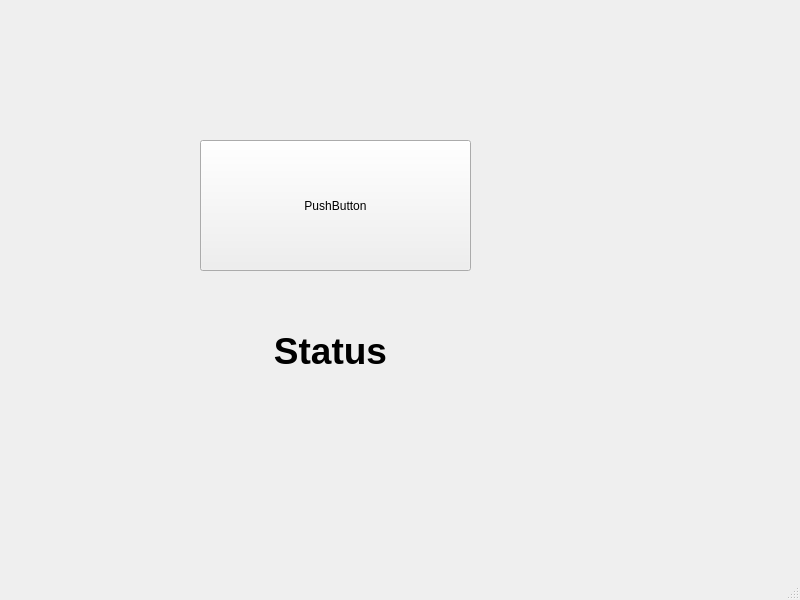
<?xml version="1.0" encoding="UTF-8"?>
<ui version="4.0">
 <class>MainWindow</class>
 <widget class="QMainWindow" name="MainWindow">
  <property name="geometry">
   <rect>
    <x>0</x>
    <y>0</y>
    <width>800</width>
    <height>600</height>
   </rect>
  </property>
  <property name="windowTitle">
   <string>MainWindow</string>
  </property>
  <widget class="QWidget" name="centralwidget">
   <widget class="QPushButton" name="pushButton">
    <property name="geometry">
     <rect>
      <x>200</x>
      <y>140</y>
      <width>271</width>
      <height>131</height>
     </rect>
    </property>
    <property name="text">
     <string>PushButton</string>
    </property>
   </widget>
   <widget class="QLabel" name="label">
    <property name="geometry">
     <rect>
      <x>200</x>
      <y>320</y>
      <width>261</width>
      <height>61</height>
     </rect>
    </property>
    <property name="font">
     <font>
      <pointsize>28</pointsize>
      <bold>true</bold>
     </font>
    </property>
    <property name="cursor">
     <cursorShape>UpArrowCursor</cursorShape>
    </property>
    <property name="text">
     <string>Status</string>
    </property>
    <property name="textFormat">
     <enum>Qt::MarkdownText</enum>
    </property>
    <property name="alignment">
     <set>Qt::AlignCenter</set>
    </property>
    <property name="indent">
     <number>9</number>
    </property>
    <property name="openExternalLinks">
     <bool>false</bool>
    </property>
   </widget>
  </widget>
  <widget class="QMenuBar" name="menubar">
   <property name="geometry">
    <rect>
     <x>0</x>
     <y>0</y>
     <width>800</width>
     <height>21</height>
    </rect>
   </property>
  </widget>
  <widget class="QStatusBar" name="statusbar"/>
 </widget>
 <resources/>
 <connections/>
</ui>
